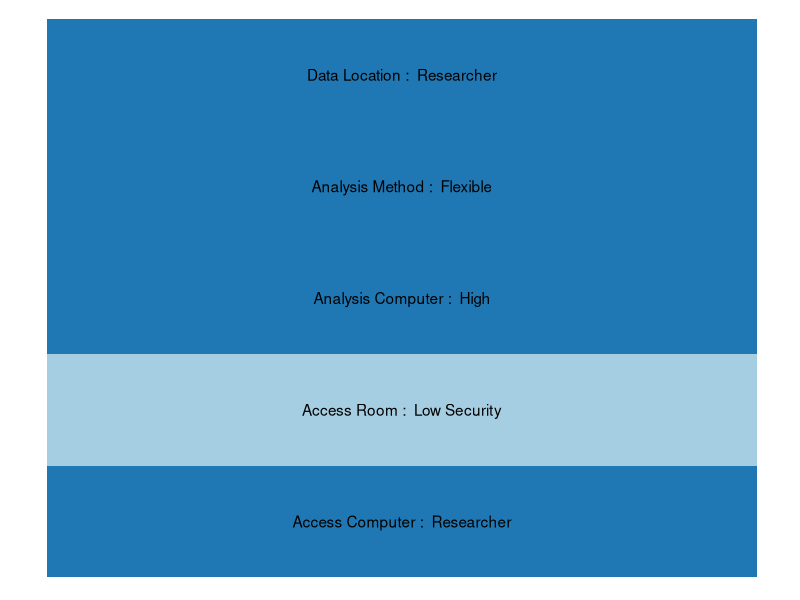
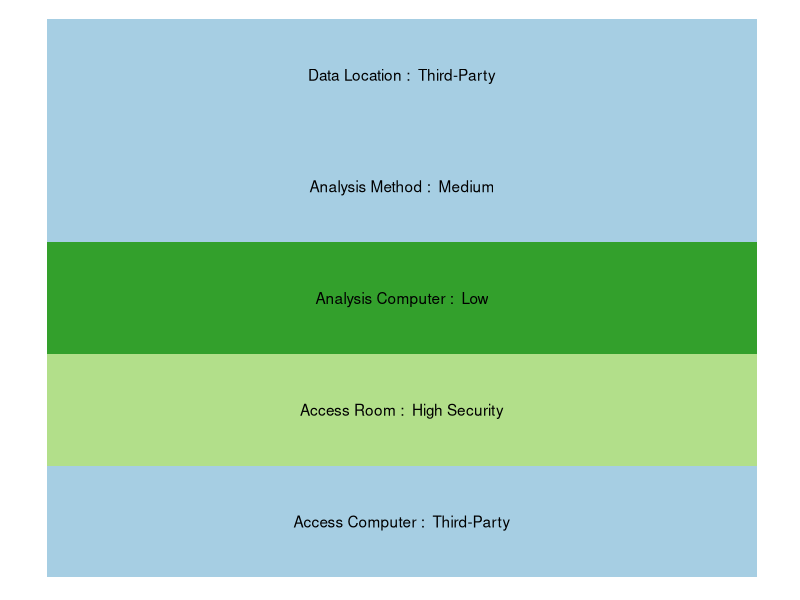
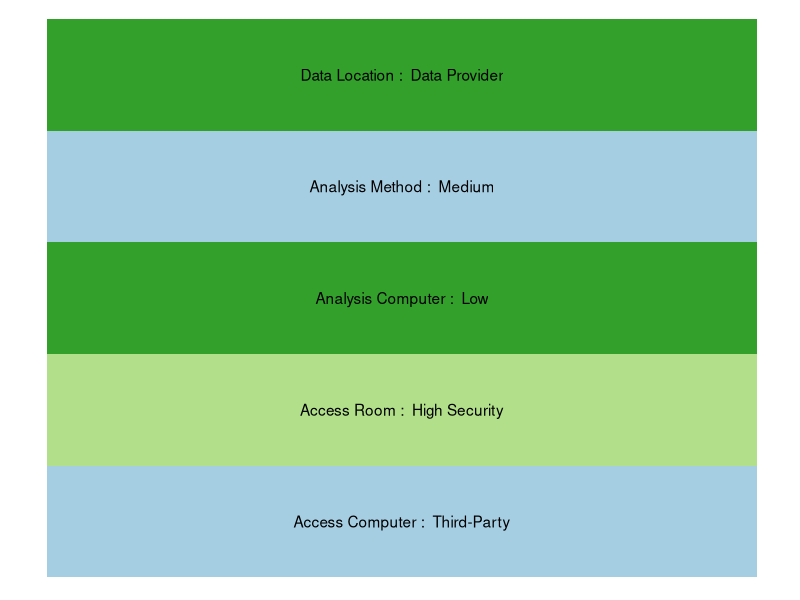
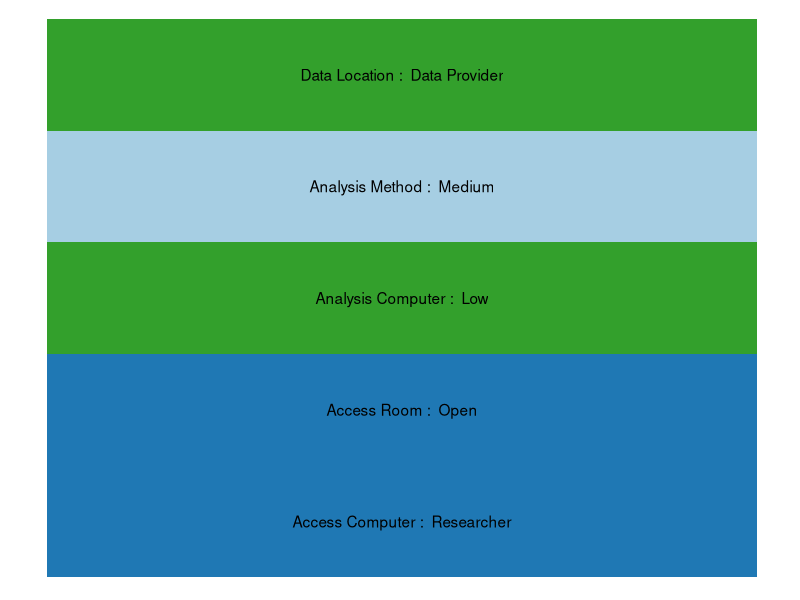
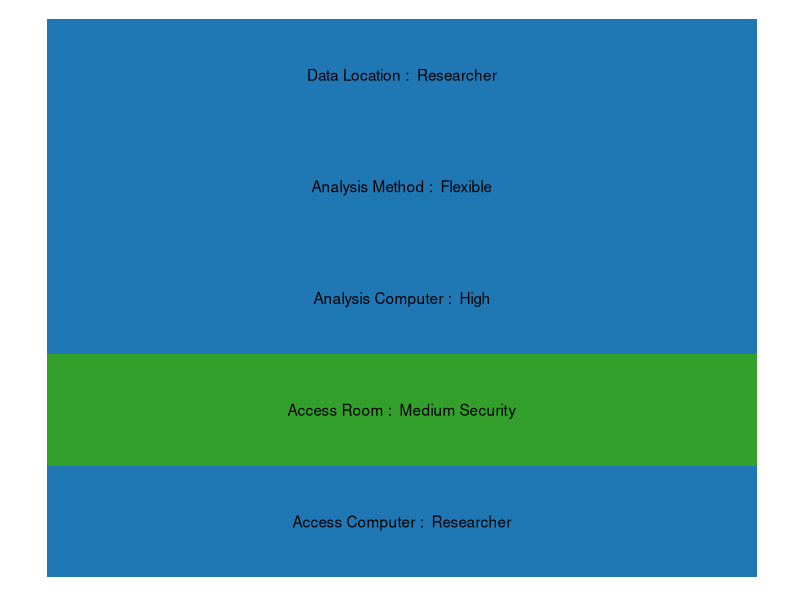
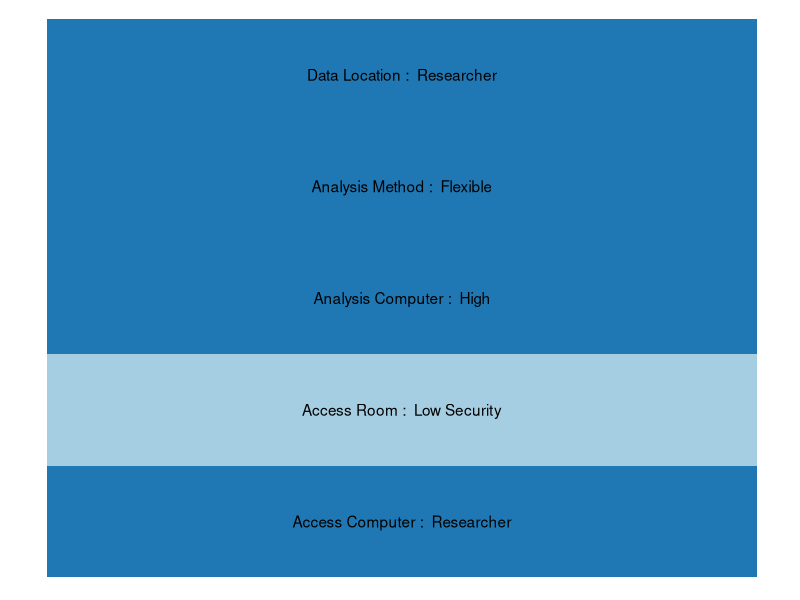
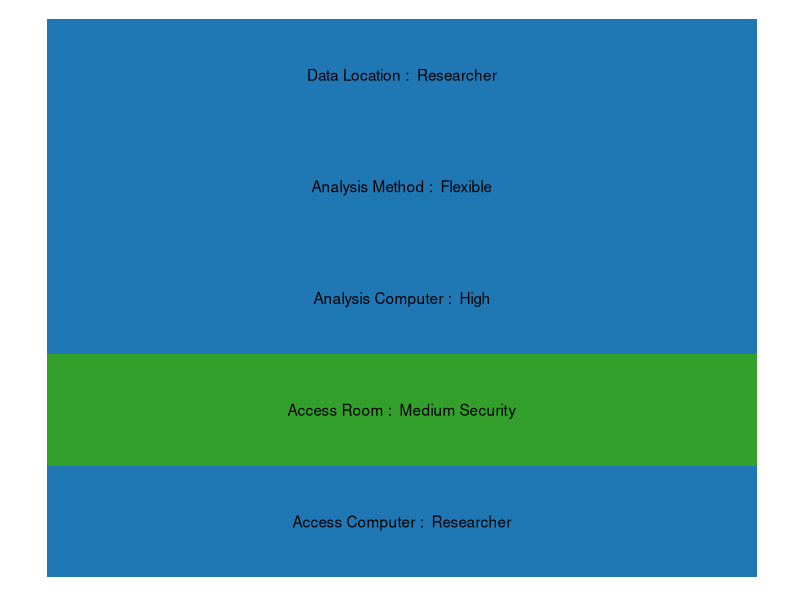
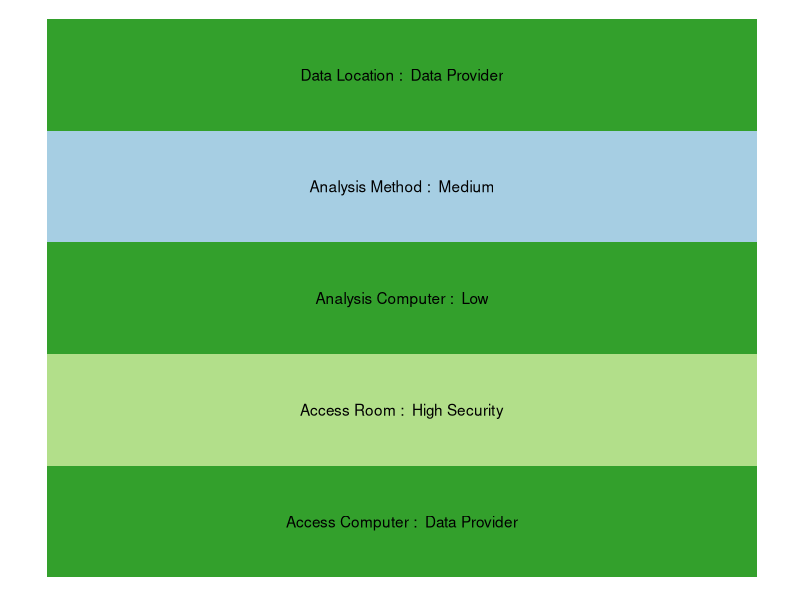

The R source for these figures, in order:
## ---- chunk 1
 library(ggplot2)

 pal <- c(
   "Data Provider" = "#33a02c",
   "Third-Party" = "#a6cee3",
   "Researcher" = "#1f78b4",
   "Open" = "#1f78b4",
   "Low Security" = "#a6cee3",
   "Medium Security" = "#33a02c",
   "High Security" = "#b2df8a",
   "Low" = "#33a02c",
   "Medium" = "#a6cee3",
   "High" = "#1f78b4",
   "Restrictive" = "#33a02c",
   "Medium" = "#a6cee3",
   "Flexible" = "#1f78b4"
 )

plot <- function(data) {
   ggplot(data, aes(x=metrics,y=1)) +
   geom_bar(stat="identity", aes(fill=rank), width=1) +
   theme(axis.title.x=element_blank(),
         axis.text.x=element_blank(),
         axis.ticks.x=element_blank(),
         axis.title.y=element_blank(),
         axis.text.y=element_blank(),
         axis.ticks.y=element_blank(),
         legend.position = "none") +
   scale_fill_manual(values = pal) +
   geom_text(aes(label=paste(metrics,": ",rank)),
             color="black",
             position = position_stack(vjust=0.5)) +
   coord_flip() +
   theme(panel.grid.major = element_blank(), panel.grid.minor = element_blank(),
         panel.background = element_blank())
}

knitr::opts_chunk$set(fig.width=4, fig.height=2) 

## ---- chunk 2
sfusd = data.frame(metrics=c("Data Location","Access Computer","Analysis Computer","Access Room","Analysis Method"),
                  rank=c("Researcher","Researcher","High","Low Security","Flexible"))

plot(data=sfusd)

## ---- chunk 3
nbirdt = data.frame(metrics=c("Data Location","Access Computer","Analysis Computer","Access Room","Analysis Method"),
                  rank=c("Third-Party","Third-Party","Low","High Security","Medium"))
plot(data=nbirdt)
## ---- chunk 4
iab1 = data.frame(metrics=c("Data Location","Access Computer","Analysis Computer","Access Room","Analysis Method"),
                  rank=c("Data Provider","Third-Party","Low","High Security","Medium"))
plot(data=iab1)
## ---- chunk 5
iab2 = data.frame(metrics=c("Data Location","Access Computer","Analysis Computer","Access Room","Analysis Method"),
                  rank=c("Data Provider","Researcher","Low","Open","Medium"))
plot(data=iab2)
## ---- chunk 6
iab3 = data.frame(metrics=c("Data Location","Access Computer","Analysis Computer","Access Room","Analysis Method"),
                  rank=c("Researcher","Researcher","High","Medium Security","Flexible"))
plot(data=iab3)
## ---- chunk 7
olda = data.frame(metrics=c("Data Location","Access Computer","Analysis Computer","Access Room","Analysis Method"),
                  rank=c("Researcher","Researcher","High","Low Security","Flexible"))
plot(data=olda)
## ---- chunk 8
nces = data.frame(metrics=c("Data Location","Access Computer","Analysis Computer","Access Room","Analysis Method"),
                  rank=c("Researcher","Researcher","High","Medium Security","Flexible"))
plot(data=nces)
## ---- chunk 9
bls = data.frame(metrics=c("Data Location","Access Computer","Analysis Computer","Access Room","Analysis Method"),
                  rank=c("Data Provider","Data Provider","Low","High Security","Medium"))
plot(data=bls)
